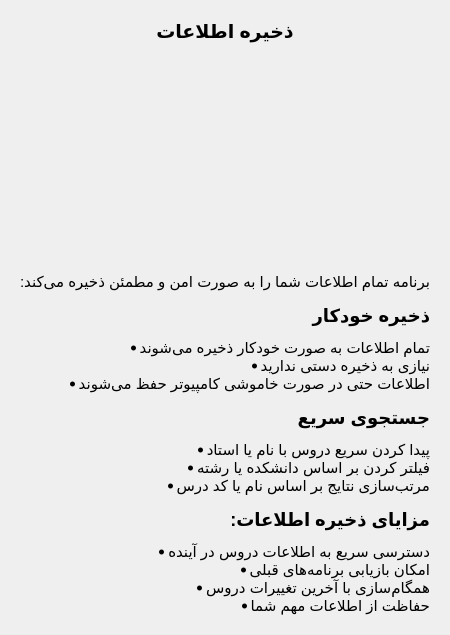
       <widget class="QWidget" name="databasePage">
        <layout class="QVBoxLayout" name="verticalLayout_9">
         <property name="spacing">
          <number>15</number>
         </property>
         <property name="leftMargin">
          <number>20</number>
         </property>
         <property name="topMargin">
          <number>20</number>
         </property>
         <property name="rightMargin">
          <number>20</number>
         </property>
         <property name="bottomMargin">
          <number>20</number>
         </property>
         <item>
          <widget class="QLabel" name="databaseTitle">
           <property name="font">
            <font>
             <pointsize>14</pointsize>
             <weight>75</weight>
             <bold>true</bold>
            </font>
           </property>
           <property name="text">
            <string>ذخیره اطلاعات</string>
           </property>
           <property name="alignment">
            <set>Qt::AlignCenter</set>
           </property>
          </widget>
         </item>
         <item>
          <widget class="QLabel" name="databaseImage">
           <property name="minimumSize">
            <size>
             <width>0</width>
             <height>200</height>
            </size>
           </property>
           <property name="text">
            <string/>
           </property>
           <property name="pixmap">
            <pixmap>:/images/database.png</pixmap>
           </property>
           <property name="scaledContents">
            <bool>true</bool>
           </property>
           <property name="alignment">
            <set>Qt::AlignCenter</set>
           </property>
          </widget>
         </item>
         <item>
          <widget class="QLabel" name="databaseText">
           <property name="font">
            <font>
             <pointsize>11</pointsize>
            </font>
           </property>
           <property name="text">
            <string>&lt;html&gt;&lt;head/&gt;&lt;body&gt;&lt;p dir="rtl" align="justify"&gt;برنامه تمام اطلاعات شما را به صورت امن و مطمئن ذخیره می‌کند:&lt;/p&gt;&lt;h3 dir="rtl" align="justify"&gt;ذخیره خودکار&lt;/h3&gt;&lt;ul style="text-align: right; direction: rtl; list-style-position: inside;"&gt;&lt;li&gt;تمام اطلاعات به صورت خودکار ذخیره می‌شوند&lt;/li&gt;&lt;li&gt;نیازی به ذخیره دستی ندارید&lt;/li&gt;&lt;li&gt;اطلاعات حتی در صورت خاموشی کامپیوتر حفظ می‌شوند&lt;/li&gt;&lt;/ul&gt;&lt;h3 dir="rtl" align="justify"&gt;جستجوی سریع&lt;/h3&gt;&lt;ul style="text-align: right; direction: rtl; list-style-position: inside;"&gt;&lt;li&gt;پیدا کردن سریع دروس با نام یا استاد&lt;/li&gt;&lt;li&gt;فیلتر کردن بر اساس دانشکده یا رشته&lt;/li&gt;&lt;li&gt;مرتب‌سازی نتایج بر اساس نام یا کد درس&lt;/li&gt;&lt;/ul&gt;&lt;h3 dir="rtl" align="justify"&gt;مزایای ذخیره اطلاعات:&lt;/h3&gt;&lt;ul style="text-align: right; direction: rtl; list-style-position: inside;"&gt;&lt;li&gt;دسترسی سریع به اطلاعات دروس در آینده&lt;/li&gt;&lt;li&gt;امکان بازیابی برنامه‌های قبلی&lt;/li&gt;&lt;li&gt;همگام‌سازی با آخرین تغییرات دروس&lt;/li&gt;&lt;li&gt;حفاظت از اطلاعات مهم شما&lt;/li&gt;&lt;/ul&gt;&lt;/body&gt;&lt;/html&gt;</string>
           </property>
           <property name="alignment">
            <set>Qt::AlignRight|Qt::AlignTrailing|Qt::AlignVCenter</set>
           </property>
           <property name="wordWrap">
            <bool>true</bool>
           </property>
          </widget>
         </item>
        </layout>
       </widget>
